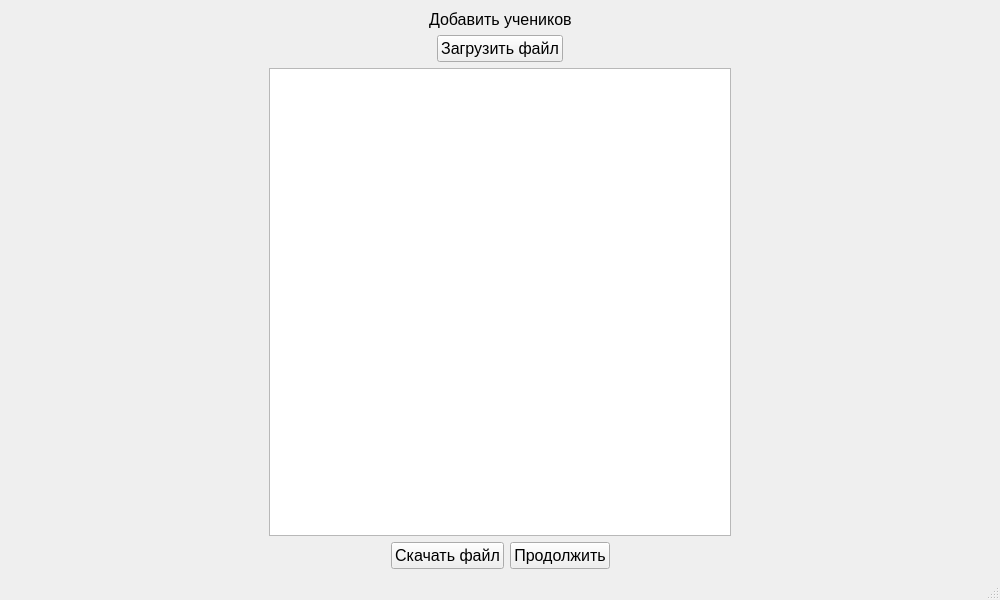
<?xml version="1.0" encoding="UTF-8"?>
<ui version="4.0">
 <class>MainWindow</class>
 <widget class="QMainWindow" name="MainWindow">
  <property name="geometry">
   <rect>
    <x>0</x>
    <y>0</y>
    <width>1000</width>
    <height>600</height>
   </rect>
  </property>
  <property name="windowTitle">
   <string>MainWindow</string>
  </property>
  <widget class="QWidget" name="centralwidget">
   <layout class="QVBoxLayout" name="verticalLayout_2">
    <item>
     <layout class="QVBoxLayout" name="verticalLayout">
      <item>
       <layout class="QHBoxLayout" name="horizontalLayout">
        <item>
         <spacer name="horizontalSpacer">
          <property name="orientation">
           <enum>Qt::Horizontal</enum>
          </property>
          <property name="sizeHint" stdset="0">
           <size>
            <width>40</width>
            <height>20</height>
           </size>
          </property>
         </spacer>
        </item>
        <item>
         <widget class="QLabel" name="label">
          <property name="font">
           <font>
            <pointsize>12</pointsize>
           </font>
          </property>
          <property name="text">
           <string>Добавить учеников</string>
          </property>
         </widget>
        </item>
        <item>
         <spacer name="horizontalSpacer_2">
          <property name="orientation">
           <enum>Qt::Horizontal</enum>
          </property>
          <property name="sizeHint" stdset="0">
           <size>
            <width>40</width>
            <height>20</height>
           </size>
          </property>
         </spacer>
        </item>
       </layout>
      </item>
      <item>
       <layout class="QHBoxLayout" name="horizontalLayout_2">
        <item>
         <spacer name="horizontalSpacer_3">
          <property name="orientation">
           <enum>Qt::Horizontal</enum>
          </property>
          <property name="sizeHint" stdset="0">
           <size>
            <width>40</width>
            <height>20</height>
           </size>
          </property>
         </spacer>
        </item>
        <item>
         <widget class="QPushButton" name="pushButton_2">
          <property name="font">
           <font>
            <pointsize>12</pointsize>
           </font>
          </property>
          <property name="text">
           <string>Загрузить файл</string>
          </property>
         </widget>
        </item>
        <item>
         <spacer name="horizontalSpacer_4">
          <property name="orientation">
           <enum>Qt::Horizontal</enum>
          </property>
          <property name="sizeHint" stdset="0">
           <size>
            <width>40</width>
            <height>20</height>
           </size>
          </property>
         </spacer>
        </item>
       </layout>
      </item>
      <item>
       <layout class="QHBoxLayout" name="horizontalLayout_4">
        <item>
         <spacer name="verticalSpacer">
          <property name="orientation">
           <enum>Qt::Vertical</enum>
          </property>
          <property name="sizeHint" stdset="0">
           <size>
            <width>20</width>
            <height>40</height>
           </size>
          </property>
         </spacer>
        </item>
        <item>
         <spacer name="verticalSpacer_17">
          <property name="orientation">
           <enum>Qt::Vertical</enum>
          </property>
          <property name="sizeHint" stdset="0">
           <size>
            <width>20</width>
            <height>40</height>
           </size>
          </property>
         </spacer>
        </item>
        <item>
         <spacer name="verticalSpacer_25">
          <property name="orientation">
           <enum>Qt::Vertical</enum>
          </property>
          <property name="sizeHint" stdset="0">
           <size>
            <width>20</width>
            <height>40</height>
           </size>
          </property>
         </spacer>
        </item>
        <item>
         <spacer name="verticalSpacer_2">
          <property name="orientation">
           <enum>Qt::Vertical</enum>
          </property>
          <property name="sizeHint" stdset="0">
           <size>
            <width>20</width>
            <height>40</height>
           </size>
          </property>
         </spacer>
        </item>
        <item>
         <spacer name="verticalSpacer_22">
          <property name="orientation">
           <enum>Qt::Vertical</enum>
          </property>
          <property name="sizeHint" stdset="0">
           <size>
            <width>20</width>
            <height>40</height>
           </size>
          </property>
         </spacer>
        </item>
        <item>
         <spacer name="verticalSpacer_26">
          <property name="orientation">
           <enum>Qt::Vertical</enum>
          </property>
          <property name="sizeHint" stdset="0">
           <size>
            <width>20</width>
            <height>40</height>
           </size>
          </property>
         </spacer>
        </item>
        <item>
         <spacer name="verticalSpacer_21">
          <property name="orientation">
           <enum>Qt::Vertical</enum>
          </property>
          <property name="sizeHint" stdset="0">
           <size>
            <width>20</width>
            <height>40</height>
           </size>
          </property>
         </spacer>
        </item>
        <item>
         <spacer name="verticalSpacer_13">
          <property name="orientation">
           <enum>Qt::Vertical</enum>
          </property>
          <property name="sizeHint" stdset="0">
           <size>
            <width>20</width>
            <height>40</height>
           </size>
          </property>
         </spacer>
        </item>
        <item>
         <spacer name="verticalSpacer_14">
          <property name="orientation">
           <enum>Qt::Vertical</enum>
          </property>
          <property name="sizeHint" stdset="0">
           <size>
            <width>20</width>
            <height>40</height>
           </size>
          </property>
         </spacer>
        </item>
        <item>
         <spacer name="verticalSpacer_7">
          <property name="orientation">
           <enum>Qt::Vertical</enum>
          </property>
          <property name="sizeHint" stdset="0">
           <size>
            <width>20</width>
            <height>40</height>
           </size>
          </property>
         </spacer>
        </item>
        <item>
         <spacer name="verticalSpacer_19">
          <property name="orientation">
           <enum>Qt::Vertical</enum>
          </property>
          <property name="sizeHint" stdset="0">
           <size>
            <width>20</width>
            <height>40</height>
           </size>
          </property>
         </spacer>
        </item>
        <item>
         <spacer name="verticalSpacer_9">
          <property name="orientation">
           <enum>Qt::Vertical</enum>
          </property>
          <property name="sizeHint" stdset="0">
           <size>
            <width>20</width>
            <height>40</height>
           </size>
          </property>
         </spacer>
        </item>
        <item>
         <spacer name="verticalSpacer_11">
          <property name="orientation">
           <enum>Qt::Vertical</enum>
          </property>
          <property name="sizeHint" stdset="0">
           <size>
            <width>20</width>
            <height>40</height>
           </size>
          </property>
         </spacer>
        </item>
        <item>
         <widget class="QTableWidget" name="tableWidget"/>
        </item>
        <item>
         <spacer name="verticalSpacer_12">
          <property name="orientation">
           <enum>Qt::Vertical</enum>
          </property>
          <property name="sizeHint" stdset="0">
           <size>
            <width>20</width>
            <height>40</height>
           </size>
          </property>
         </spacer>
        </item>
        <item>
         <spacer name="verticalSpacer_16">
          <property name="orientation">
           <enum>Qt::Vertical</enum>
          </property>
          <property name="sizeHint" stdset="0">
           <size>
            <width>20</width>
            <height>40</height>
           </size>
          </property>
         </spacer>
        </item>
        <item>
         <spacer name="verticalSpacer_23">
          <property name="orientation">
           <enum>Qt::Vertical</enum>
          </property>
          <property name="sizeHint" stdset="0">
           <size>
            <width>20</width>
            <height>40</height>
           </size>
          </property>
         </spacer>
        </item>
        <item>
         <spacer name="verticalSpacer_28">
          <property name="orientation">
           <enum>Qt::Vertical</enum>
          </property>
          <property name="sizeHint" stdset="0">
           <size>
            <width>20</width>
            <height>40</height>
           </size>
          </property>
         </spacer>
        </item>
        <item>
         <spacer name="verticalSpacer_27">
          <property name="orientation">
           <enum>Qt::Vertical</enum>
          </property>
          <property name="sizeHint" stdset="0">
           <size>
            <width>20</width>
            <height>40</height>
           </size>
          </property>
         </spacer>
        </item>
        <item>
         <spacer name="verticalSpacer_24">
          <property name="orientation">
           <enum>Qt::Vertical</enum>
          </property>
          <property name="sizeHint" stdset="0">
           <size>
            <width>20</width>
            <height>40</height>
           </size>
          </property>
         </spacer>
        </item>
        <item>
         <spacer name="verticalSpacer_18">
          <property name="orientation">
           <enum>Qt::Vertical</enum>
          </property>
          <property name="sizeHint" stdset="0">
           <size>
            <width>20</width>
            <height>40</height>
           </size>
          </property>
         </spacer>
        </item>
        <item>
         <spacer name="verticalSpacer_10">
          <property name="orientation">
           <enum>Qt::Vertical</enum>
          </property>
          <property name="sizeHint" stdset="0">
           <size>
            <width>20</width>
            <height>40</height>
           </size>
          </property>
         </spacer>
        </item>
        <item>
         <spacer name="verticalSpacer_8">
          <property name="orientation">
           <enum>Qt::Vertical</enum>
          </property>
          <property name="sizeHint" stdset="0">
           <size>
            <width>20</width>
            <height>40</height>
           </size>
          </property>
         </spacer>
        </item>
        <item>
         <spacer name="verticalSpacer_15">
          <property name="orientation">
           <enum>Qt::Vertical</enum>
          </property>
          <property name="sizeHint" stdset="0">
           <size>
            <width>20</width>
            <height>40</height>
           </size>
          </property>
         </spacer>
        </item>
        <item>
         <spacer name="verticalSpacer_6">
          <property name="orientation">
           <enum>Qt::Vertical</enum>
          </property>
          <property name="sizeHint" stdset="0">
           <size>
            <width>20</width>
            <height>40</height>
           </size>
          </property>
         </spacer>
        </item>
        <item>
         <spacer name="verticalSpacer_4">
          <property name="orientation">
           <enum>Qt::Vertical</enum>
          </property>
          <property name="sizeHint" stdset="0">
           <size>
            <width>20</width>
            <height>40</height>
           </size>
          </property>
         </spacer>
        </item>
        <item>
         <spacer name="verticalSpacer_3">
          <property name="orientation">
           <enum>Qt::Vertical</enum>
          </property>
          <property name="sizeHint" stdset="0">
           <size>
            <width>20</width>
            <height>40</height>
           </size>
          </property>
         </spacer>
        </item>
       </layout>
      </item>
      <item>
       <layout class="QHBoxLayout" name="horizontalLayout_3">
        <item>
         <spacer name="horizontalSpacer_7">
          <property name="orientation">
           <enum>Qt::Horizontal</enum>
          </property>
          <property name="sizeHint" stdset="0">
           <size>
            <width>40</width>
            <height>20</height>
           </size>
          </property>
         </spacer>
        </item>
        <item>
         <widget class="QPushButton" name="pushButton_3">
          <property name="font">
           <font>
            <pointsize>12</pointsize>
           </font>
          </property>
          <property name="text">
           <string>Скачать файл</string>
          </property>
         </widget>
        </item>
        <item>
         <widget class="QPushButton" name="pushButton">
          <property name="font">
           <font>
            <pointsize>12</pointsize>
           </font>
          </property>
          <property name="text">
           <string>Продолжить</string>
          </property>
         </widget>
        </item>
        <item>
         <spacer name="horizontalSpacer_8">
          <property name="orientation">
           <enum>Qt::Horizontal</enum>
          </property>
          <property name="sizeHint" stdset="0">
           <size>
            <width>40</width>
            <height>20</height>
           </size>
          </property>
         </spacer>
        </item>
       </layout>
      </item>
     </layout>
    </item>
   </layout>
  </widget>
  <widget class="QMenuBar" name="menubar">
   <property name="geometry">
    <rect>
     <x>0</x>
     <y>0</y>
     <width>1000</width>
     <height>26</height>
    </rect>
   </property>
  </widget>
  <widget class="QStatusBar" name="statusbar"/>
 </widget>
 <resources/>
 <connections/>
</ui>
